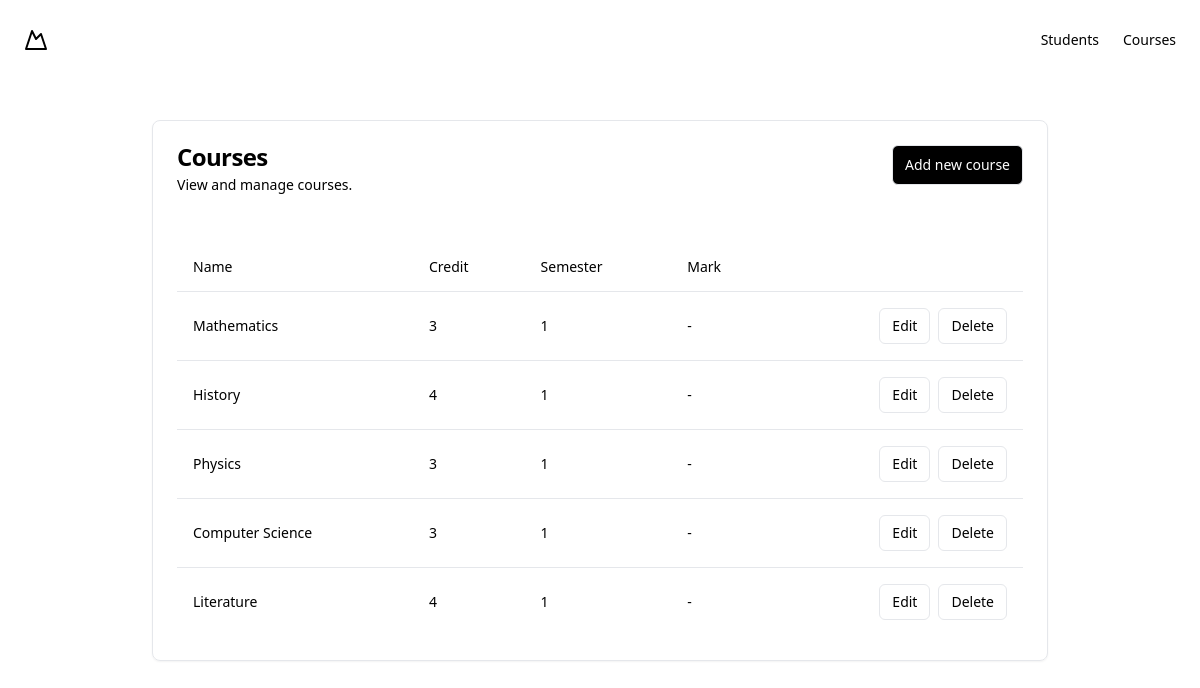
Screenshot of /courses/index.php with the database file from the repository.
### tables this page shows
CREATE TABLE courses (
    id INT AUTO_INCREMENT PRIMARY KEY,
    name VARCHAR(255) NOT NULL,
    credit int NOT NULL,
    semester int NOT NULL,
    mark int NULL
);

### core/DB.php (called while the page is built, shortened)
<?php
class DB
{
    public PDO $pdo;
    public PDOStatement $statement;
    public function __construct($credentials, $username = "root", $password = "")
    {
        $dsn       = "mysql:" . http_build_query($credentials, "", ";");
        $this->pdo = new PDO($dsn, $username, $password, [
            PDO::ATTR_DEFAULT_FETCH_MODE => PDO::FETCH_ASSOC,
        ]);
    }
    public function query($sql, $params = []): static
    {
        $this->statement = $this->pdo->prepare($sql);
        $this->statement->execute($params);
        return $this;
    }
    public function finds(): false|array
    {
        return $this->statement->fetchAll();
    }
}

### core/helper.php (called while the page is built, shortened)
<?php
$db = new DB(
    [
        "host" => "localhost",
        "port" => 3306,
        "dbname" => "systech_student-performance-information-system",
        "charset" => "utf8mb4"
    ],
    "root",
    "2611"
);

### courses/index.php (the view)
<?php
require_once "../views/layouts/header.php";
$courses = $db->query("SELECT * FROM courses")->finds();
?>
<div class="w-full max-w-4xl pt-10 mx-auto">
    <div class="rounded-lg border bg-card text-card-foreground shadow-sm" data-v0-t="card">
        <div class="p-6 flex justify-between">
            <div class="flex flex-col space-y-1.5 ">
                <h3 class="whitespace-nowrap text-2xl font-semibold leading-none tracking-tight">Courses</h3>
                <p class="text-sm text-muted-foreground">View and manage courses.</p>
            </div>
            <div>
                <a href="/courses/create.php" class="inline-flex items-center justify-center whitespace-nowrap text-sm font-medium ring-offset-background transition-colors focus-visible:outline-none focus-visible:ring-2 focus-visible:ring-ring focus-visible:ring-offset-2 disabled:pointer-events-none disabled:opacity-50 border border-input bg-black text-white hover:bg-accent hover:text-accent-foreground h-10 rounded-md px-3" color="destructive">
                    Add new course
                </a>
            </div>
        </div>
        <div class="p-6">
            <div class="relative w-full overflow-auto">
                <table class="w-full caption-bottom text-sm">
                    <thead class="[&amp;_tr]:border-b">
                        <tr class="border-b transition-colors hover:bg-muted/50 data-[state=selected]:bg-muted">
                            <th class="h-12 px-4 text-left align-middle font-medium text-muted-foreground [&amp;:has([role=checkbox])]:pr-0">
                                Name
                            </th>
                            <th class="h-12 px-4 text-left align-middle font-medium text-muted-foreground [&amp;:has([role=checkbox])]:pr-0">
                                Credit
                            </th>
                            <th class="h-12 px-4 text-left align-middle font-medium text-muted-foreground [&amp;:has([role=checkbox])]:pr-0">
                                Semester
                            </th>
                            <th class="h-12 px-4 text-left align-middle font-medium text-muted-foreground [&amp;:has([role=checkbox])]:pr-0">
                                Mark
                            </th>
                            <th class="h-12 px-4 text-left align-middle font-medium text-muted-foreground [&amp;:has([role=checkbox])]:pr-0" <th class="h-12 px-4 text-left align-middle font-medium text-muted-foreground [&amp;:has([role=checkbox])]:pr-0">
                            </th>
                        </tr>
                    </thead>
                    <tbody class="[&amp;_tr:last-child]:border-0">
                        <?php foreach ($courses as $course) : ?>
                            <tr class="border-b transition-colors hover:bg-muted/50 data-[state=selected]:bg-muted">
                                <td class="p-4 align-middle [&amp;:has([role=checkbox])]:pr-0"><?= $course["name"] ?></td>
                                <td class="p-4 align-middle [&amp;:has([role=checkbox])]:pr-0"><?= $course["credit"] ?></td>
                                <td class="p-4 align-middle [&amp;:has([role=checkbox])]:pr-0"><?= $course["semester"] ?></td>
                                <td class="p-4 align-middle [&amp;:has([role=checkbox]j]:pr-0"><?= $course["mark"] ?? '-' ?></td>
                                <td class="p-4 align-middle [&amp;:has([role=checkbox])]:pr-0">
                                    <div class="flex items-center justify-end gap-2">
                                        <a href="/courses/edit.php?id=<?= $course['id'] ?>" class="inline-flex items-center justify-center whitespace-nowrap text-sm font-medium ring-offset-background transition-colors focus-visible:outline-none focus-visible:ring-2 focus-visible:ring-ring focus-visible:ring-offset-2 disabled:pointer-events-none disabled:opacity-50 border border-input bg-background hover:bg-accent hover:text-accent-foreground h-9 rounded-md px-3">
                                            Edit
                                        </a>
                                        <a href="/courses/destroy.php?id=<?= $course['id'] ?>" class="inline-flex items-center justify-center whitespace-nowrap text-sm font-medium ring-offset-background transition-colors focus-visible:outline-none focus-visible:ring-2 focus-visible:ring-ring focus-visible:ring-offset-2 disabled:pointer-events-none disabled:opacity-50 border border-input bg-background hover:bg-accent hover:text-accent-foreground h-9 rounded-md px-3" color="destructive">
                                            Delete
                                        </a>
                                    </div>
                                </td>
                            </tr>
                        <?php endforeach ?>
                    </tbody>
                </table>
            </div>
        </div>
    </div>
</div>
<?php
require_once "../views/layouts/footer.php";
?>

### views/layouts/header.php (shortened to what this page needs)
<!DOCTYPE html>
<html lang="en">
<head>
    <script src="https://cdn.tailwindcss.com"></script>
</head>
<body>
    <header class="flex h-20 w-full shrink-0 items-center px-4 md:px-6">
        <div class="w-[150px]">
            <a class="mr-6 flex items-center" href="#">
                <svg xmlns="http://www.w3.org/2000/svg" width="24" height="24" viewBox="0 0 24 24" fill="none" stroke="currentColor" stroke-width="2" stroke-linecap="round" stroke-linejoin="round" class="h-6 w-6">
                    <path d="m8 3 4 8 5-5 5 15H2L8 3z"></path>
                </svg>
            </a>
        </div>
        <nav class="ml-auto flex gap-4 sm:gap-6">
            <a class="text-sm font-medium hover:underline underline-offset-4" href="/students/index.php">
                Students
            </a>
            <a class="text-sm font-medium hover:underline underline-offset-4" href="/courses/index.php">
                Courses
            </a>
        </nav>
    </header>
    <div class="container mx-auto flex flex-col justify-center items-center">

### views/layouts/footer.php (shortened to what this page needs)
</div>
</body>
</html>

### rows the page displays
courses: name "Mathematics", credit "3", semester "1", mark "-"
courses: name "History", credit "4", semester "1", mark "-"
courses: name "Physics", credit "3", semester "1", mark "-"
courses: name "Computer Science", credit "3", semester "1", mark "-"
courses: name "Literature", credit "4", semester "1", mark "-"
